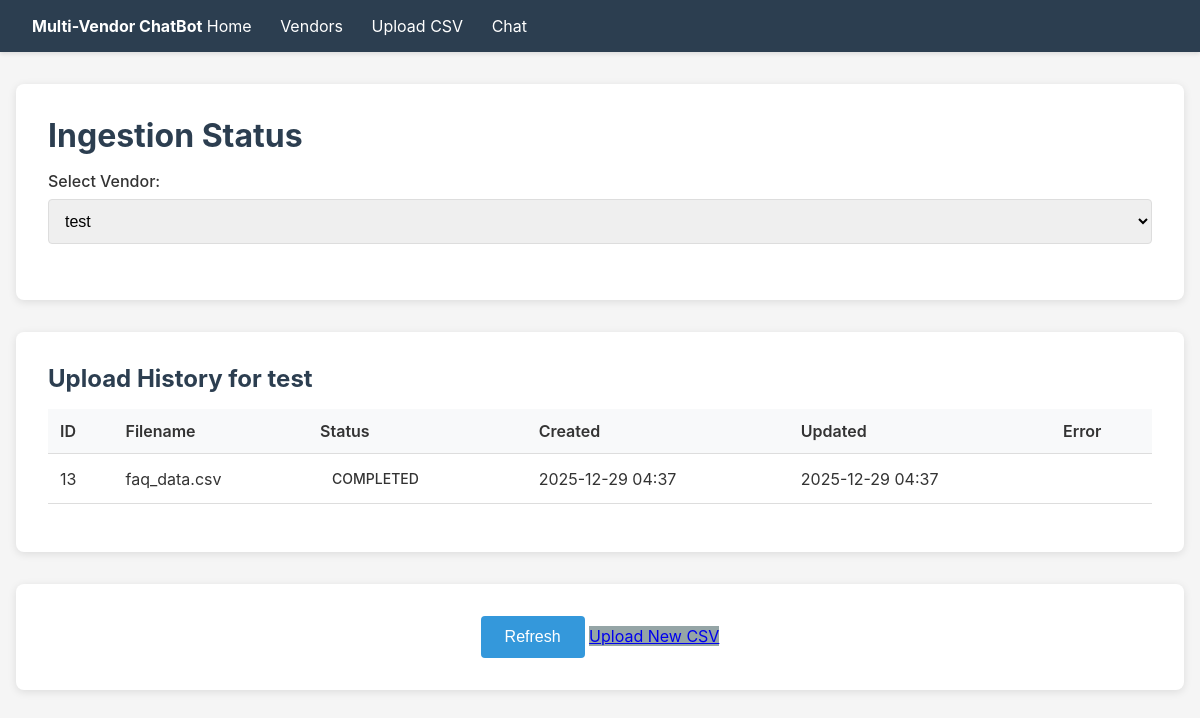
The page /ingestion/?vendor_id=3 on the database its author committed.
### django_backend/vendor_faqs/models.py (models this page shows, shortened)
class Vendor(models.Model):
    name = models.CharField(max_length=200)
    slug = models.SlugField(max_length=200, unique=True)

class VendorCSVUpload(models.Model):
    STATUS_PENDING = 'pending'
    STATUS_PROCESSING = 'processing'
    STATUS_COMPLETED = 'completed'
    STATUS_FAILED = 'failed'
    STATUS_CHOICES = [
        (STATUS_PENDING, 'Pending'),
        (STATUS_PROCESSING, 'Processing'),
        (STATUS_COMPLETED, 'Completed'),
        (STATUS_FAILED, 'Failed'),
    ]
    vendor = models.ForeignKey(Vendor, on_delete=models.CASCADE, related_name='uploads')
    file = models.FileField(upload_to='vendor_uploads/%Y/%m/')
    filename = models.CharField(max_length=512, blank=True)
    status = models.CharField(max_length=32, choices=STATUS_CHOICES, default=STATUS_PENDING)
    created_at = models.DateTimeField(auto_now_add=True)
    updated_at = models.DateTimeField(auto_now=True)
    error_message = models.TextField(blank=True)

### django_backend/vendor_faqs/views.py (the view)
# urls.py: path('ingestion/', views.ingestion_status_view, name='ingestion_status_view'),
def ingestion_status_view(request):
    selected_vendor_id = request.GET.get('vendor_id')
    vendors = Vendor.objects.all()
    uploads = []
    selected_vendor = None
    if selected_vendor_id:
        selected_vendor = get_object_or_404(Vendor, pk=selected_vendor_id)
        uploads = selected_vendor.uploads.order_by('-created_at')
    return render(request, 'ingestion_status.html', {
        'vendors': vendors,
        'selected_vendor_id': int(selected_vendor_id) if selected_vendor_id else None,
        'selected_vendor': selected_vendor,
        'uploads': uploads,
    })

### django_backend/vendor_faqs/templates/ingestion_status.html (shortened to what this page needs)
{% extends "base.html" %}
{% block content %}
<div class="card">
    <h1>Ingestion Status</h1>
    <div class="form-group">
        <label for="vendor_id">Select Vendor:</label>
        <select id="vendor_id" onchange="selectVendor()">
            {% for vendor in vendors %}
                <option value="{{ vendor.id }}" {% if selected_vendor_id == vendor.id %}selected{% endif %}>
                    {{ vendor.name }}
                </option>
            {% endfor %}
        </select>
    </div>
</div>
{% if selected_vendor %}
<div class="card">
    <h2>Upload History for {{ selected_vendor.name }}</h2>
    {% if uploads %}
        <table>
            <thead>
                <tr>
                    <th>ID</th>
                    <th>Filename</th>
                    <th>Status</th>
                    <th>Created</th>
                    <th>Updated</th>
                    <th>Error</th>
                </tr>
            </thead>
            <tbody>
                {% for upload in uploads %}
                <tr>
                    <td>{{ upload.id }}</td>
                    <td>{{ upload.filename }}</td>
                    <td>
                        <span class="badge badge-{{ upload.status }}">{{ upload.status|upper }}</span>
                    </td>
                    <td>{{ upload.created_at|date:"Y-m-d H:i" }}</td>
                    <td>{{ upload.updated_at|date:"Y-m-d H:i" }}</td>
                    <td>
                    </td>
                </tr>
                {% endfor %}
            </tbody>
        </table>
    {% else %}
        <p>No uploads for this vendor yet. <a href="/upload/?vendor_id={{ selected_vendor.id }}">Upload a CSV</a></p>
    {% endif %}
</div>
<div class="card" style="text-align: center;">
    <button onclick="location.reload()">Refresh</button>
    <a href="/upload/?vendor_id={{ selected_vendor.id }}" class="btn-secondary">Upload New CSV</a>
</div>
{% else %}
<div class="card">
    <p>Select a vendor above to view ingestion status.</p>
</div>
{% endif %}
{% endblock %}

### django_backend/vendor_faqs/templates/base.html (style rules this page uses)
* { margin: 0; padding: 0; box-sizing: border-box; }
body { font-family: -apple-system, BlinkMacSystemFont, 'Segoe UI', Roboto, 'Helvetica Neue', Arial, sans-serif; background: #f5f5f5; color: #333; }
h1, h2 { margin-bottom: 1rem; color: #2c3e50; }
.card { background: white; border-radius: 8px; padding: 2rem; margin-bottom: 2rem; box-shadow: 0 2px 8px rgba(0,0,0,0.1); }
.form-group { margin-bottom: 1.5rem; }
label { display: block; margin-bottom: 0.5rem; font-weight: 500; }
input[type="text"], input[type="number"], input[type="file"], select { width: 100%; padding: 0.75rem; border: 1px solid #ddd; border-radius: 4px; font-size: 1rem; }
button { background: #3498db; color: white; padding: 0.75rem 1.5rem; border: none; border-radius: 4px; cursor: pointer; font-size: 1rem; }
.btn-secondary { background: #95a5a6; }
table { width: 100%; border-collapse: collapse; margin-bottom: 1rem; }
table th, table td { padding: 0.75rem; text-align: left; border-bottom: 1px solid #ddd; }
table th { background: #f8f9fa; font-weight: 600; }
.badge { display: inline-block; padding: 0.25rem 0.75rem; border-radius: 12px; font-size: 0.875rem; font-weight: 500; }

### rows shown on the page
Vendor: name "test"
VendorCSVUpload: id "13", filename "faq_data.csv", status "COMPLETED", created_at "2025-12-29 04:37", updated_at "2025-12-29 04:37"

### other values the page prints
form field value "test"
